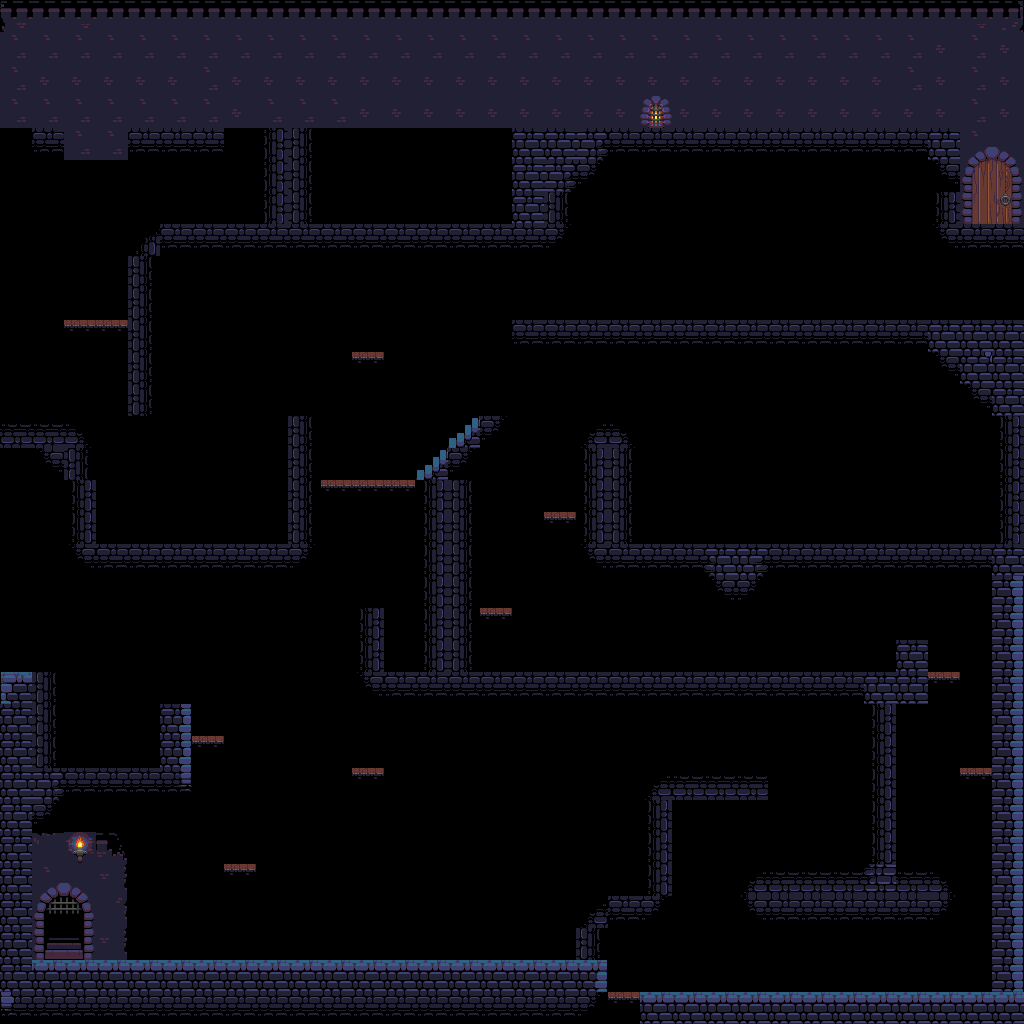

Tiled map render using the project's own tile images. Description and the map definition, with tile-layer contents summarised, below:
An orthogonal 32x32 tile map with 32x32 px tiles, 2 tile layers (Слой тайлов 2, Слой тайлов 1) and 62 objects (58x solid).

<map version="1.9" tiledversion="1.9.2" orientation="orthogonal" renderorder="right-down" width="32" height="32" tilewidth="32" tileheight="32" infinite="0" nextlayerid="5" nextobjectid="75">
 <tileset firstgid="1" source="coursework/Map/Map.tsx" />
 <layer id="1" name="Слой тайлов 2" width="32" height="32">
  <data>[1024 cells, 1024 non-empty, 1 distinct tile ids]</data>
 </layer>
 <layer id="2" name="Слой тайлов 1" width="32" height="32">
  <data>[1024 cells, 433 non-empty, 41 distinct tile ids]</data>
 </layer>
 <objectgroup id="4" name="Слой объектов 1">
  <object id="2" name="solid" x="34" y="960.667" width="572" height="10" />
  <object id="3" name="solid" x="597.333" y="972" width="10" height="20" />
  <object id="6" name="solid" x="611" y="992" width="416" height="7" />
  <object id="7" name="solid" x="994" y="543" width="11" height="444" />
  <object id="9" name="solid" x="585" y="542" width="402" height="22" />
  <object id="13" name="solid" x="-3" y="672" width="59" height="13" />
  <object id="14" name="solid" x="21" y="823" width="10" height="137" />
  <object id="15" name="solid" x="63" y="778" width="130" height="11" />
  <object id="16" name="solid" x="515" y="318" width="413" height="30" />
  <object id="17" name="solid" x="997" y="415" width="26" height="126" />
  <object id="18" name="solid" x="290" y="417" width="23" height="128" />
  <object id="19" name="solid" x="76" y="543" width="236" height="24" />
  <object id="20" name="solid" x="75" y="479" width="23" height="59" />
  <object id="21" name="solid" x="3" y="423" width="74" height="22" />
  <object id="22" name="solid" x="74" y="423" width="14" height="52" />
  <object id="23" name="solid" x="131" y="257" width="18" height="154" />
  <object id="24" name="solid" x="66" y="317" width="60" height="10" />
  <object id="25" name="solid" x="354" y="348" width="31" height="13" />
  <object id="26" x="324" y="479" width="90" height="8" />
  <object id="27" name="solid" x="546" y="513" width="29" height="7" />
  <object id="28" name="solid" x="484" y="607" width="28" height="9" />
  <object id="29" name="solid" x="165" y="705" width="27" height="68" />
  <object id="30" name="solid" x="197" y="737" width="24" height="6" />
  <object id="31" name="solid" x="352" y="767" width="36" height="8" />
  <object id="32" name="solid" x="227" y="863" width="29" height="9" />
  <object id="33" name="solid" x="963" y="767" width="30" height="10" />
  <object id="34" x="929" y="670" width="29" height="11" />
  <object id="35" name="solid" x="872" y="706" width="20" height="167" />
  <object id="37" name="solid" x="746" y="871" width="204" height="48" />
  <object id="38" name="solid" x="647" y="778" width="120" height="20" />
  <object id="39" name="solid" x="648" y="802" width="25" height="93" />
  <object id="40" name="solid" x="610" y="897" width="51" height="24" />
  <object id="41" name="solid" x="578" y="928" width="23" height="32" />
  <object id="42" name="solid" x="580" y="899" width="28" height="24" />
  <object id="43" x="65" y="687" width="1" height="1" />
  <object id="44" name="solid" x="428" y="483" width="39" height="189" />
  <object id="45" name="solid" x="360" y="614" width="22" height="58" />
  <object id="46" name="solid" x="365" y="675" width="564" height="30" />
  <object id="47" name="solid" x="897" y="641" width="31" height="30" />
  <object id="48" class="solid" x="514" y="129" width="445" height="14" />
  <object id="49" name="solid" x="513" y="145" width="15" height="73" />
  <object id="50" name="solid" x="932" y="146" width="27" height="80" />
  <object id="51" name="solid" x="941" y="225" width="84" height="21" />
  <object id="52" name="solid" x="160" y="225" width="404" height="26" />
  <object id="53" name="solid" x="531" y="189" width="36" height="27" />
  <object id="54" name="solid" x="566" y="160" width="31" height="26" />
  <object id="55" x="568" y="144" width="31" height="15" />
  <object id="56" name="solid" x="265" y="129" width="45" height="95" />
  <object id="57" name="solid" x="32" y="125" width="193" height="28" />
  <object id="60" name="solid" x="929" y="320" width="97" height="34" />
  <object id="61" name="solid" x="581" y="428" width="54" height="115" />
  <object id="62" name="solid" x="932" y="355" width="31" height="21" />
  <object id="63" name="solid" x="960" y="377" width="26" height="20" />
  <object id="64" name="solid" x="983" y="401" width="14" height="10" />
  <object id="65" name="solid" x="704" y="568" width="12" height="7" />
  <object id="66" name="solid" x="704" y="568" width="12" height="7" />
  <object id="68" name="solid" x="714" y="578" width="12" height="6" />
  <object id="69" name="solid" x="720" y="588" width="11" height="6" />
  <object id="70" name="solid" x="733" y="597" width="8" height="4" />
  <object id="72" name="solid" x="745" y="583" width="6" height="2" />
  <object id="73" name="solid" x="751" y="567" width="13" height="7" />
  <object id="74" name="solid" x="39" y="688" width="15" height="78" />
 </objectgroup>
</map>
